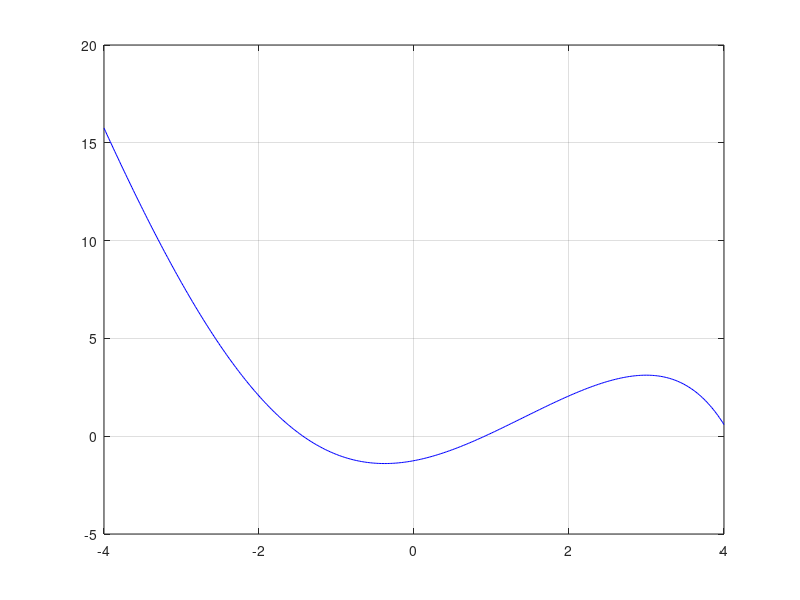

Here is the MATLAB script that generated this plot: (Note: this script raises an error after producing the figure.)
clear all;
%xn = x - f(x) / f'(x)

f = inline('x.^2+sin(x)-exp(x)/4-1', 'x');
x = -4:0.02:4;
plot(x,f(x), 'b');
hold on;
grid;

tol = 1e-5;
a = -2;
b = 0;
root = bisection(f, a, b, tol);
